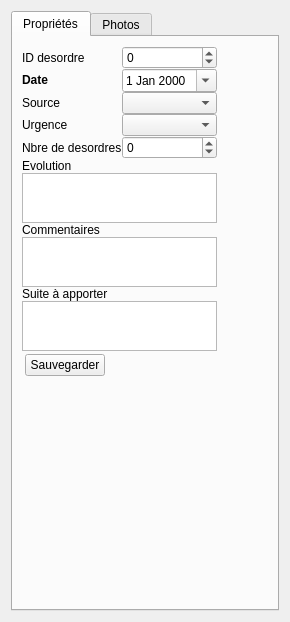
<?xml version="1.0" encoding="UTF-8"?>
<ui version="4.0">
 <class>Form</class>
 <widget class="QWidget" name="Form">
  <property name="geometry">
   <rect>
    <x>0</x>
    <y>0</y>
    <width>290</width>
    <height>622</height>
   </rect>
  </property>
  <property name="windowTitle">
   <string>Form</string>
  </property>
  <layout class="QHBoxLayout" name="horizontalLayout" stretch="0">
   <item>
    <widget class="QTabWidget" name="tabWidget_main">
     <property name="sizePolicy">
      <sizepolicy hsizetype="Preferred" vsizetype="Preferred">
       <horstretch>0</horstretch>
       <verstretch>0</verstretch>
      </sizepolicy>
     </property>
     <property name="currentIndex">
      <number>0</number>
     </property>
     <widget class="QWidget" name="tab_3">
      <attribute name="title">
       <string>Propriétés</string>
      </attribute>
      <layout class="QHBoxLayout" name="horizontalLayout_3" stretch="1,5">
       <property name="spacing">
        <number>9</number>
       </property>
       <property name="margin">
        <number>9</number>
       </property>
       <item>
        <widget class="QFrame" name="frame_3">
         <property name="minimumSize">
          <size>
           <width>0</width>
           <height>50</height>
          </size>
         </property>
         <property name="frameShape">
          <enum>QFrame::NoFrame</enum>
         </property>
         <property name="frameShadow">
          <enum>QFrame::Raised</enum>
         </property>
         <layout class="QGridLayout" name="gridLayout">
          <property name="margin">
           <number>0</number>
          </property>
          <property name="spacing">
           <number>0</number>
          </property>
          <item row="0" column="1">
           <widget class="QSpinBox" name="spinBox_ID">
            <property name="minimum">
             <number>-999999</number>
            </property>
            <property name="maximum">
             <number>999999</number>
            </property>
           </widget>
          </item>
          <item row="0" column="0">
           <widget class="QLabel" name="label">
            <property name="text">
             <string>ID desordre</string>
            </property>
           </widget>
          </item>
          <item row="6" column="0" colspan="2">
           <widget class="QTextBrowser" name="textBrowser_evolution">
            <property name="sizePolicy">
             <sizepolicy hsizetype="Preferred" vsizetype="Preferred">
              <horstretch>0</horstretch>
              <verstretch>0</verstretch>
             </sizepolicy>
            </property>
            <property name="maximumSize">
             <size>
              <width>16777215</width>
              <height>50</height>
             </size>
            </property>
            <property name="baseSize">
             <size>
              <width>0</width>
              <height>0</height>
             </size>
            </property>
            <property name="readOnly">
             <bool>false</bool>
            </property>
           </widget>
          </item>
          <item row="3" column="0">
           <widget class="QLabel" name="label_6">
            <property name="text">
             <string>Urgence</string>
            </property>
           </widget>
          </item>
          <item row="7" column="0">
           <widget class="QLabel" name="label_8">
            <property name="text">
             <string>Commentaires</string>
            </property>
           </widget>
          </item>
          <item row="4" column="1">
           <widget class="QSpinBox" name="spinBox_nombre_des">
            <property name="minimum">
             <number>-1</number>
            </property>
            <property name="maximum">
             <number>999999999</number>
            </property>
           </widget>
          </item>
          <item row="11" column="0" colspan="2">
           <widget class="QFrame" name="frame_6">
            <property name="frameShape">
             <enum>QFrame::NoFrame</enum>
            </property>
            <property name="frameShadow">
             <enum>QFrame::Raised</enum>
            </property>
            <layout class="QHBoxLayout" name="horizontalLayout_5">
             <property name="spacing">
              <number>3</number>
             </property>
             <property name="margin">
              <number>3</number>
             </property>
             <item>
              <widget class="QPushButton" name="pushButton_saveFeature">
               <property name="text">
                <string>Sauvegarder</string>
               </property>
              </widget>
             </item>
             <item>
              <spacer name="horizontalSpacer_4">
               <property name="orientation">
                <enum>Qt::Horizontal</enum>
               </property>
               <property name="sizeHint" stdset="0">
                <size>
                 <width>40</width>
                 <height>20</height>
                </size>
               </property>
              </spacer>
             </item>
            </layout>
           </widget>
          </item>
          <item row="1" column="0">
           <widget class="QLabel" name="label_4">
            <property name="text">
             <string>&lt;html&gt;&lt;head/&gt;&lt;body&gt;&lt;p&gt;&lt;span style=&quot; font-weight:600;&quot;&gt;Date&lt;/span&gt;&lt;/p&gt;&lt;/body&gt;&lt;/html&gt;</string>
            </property>
           </widget>
          </item>
          <item row="9" column="0">
           <widget class="QLabel" name="label_2">
            <property name="text">
             <string>Suite à apporter</string>
            </property>
           </widget>
          </item>
          <item row="3" column="1">
           <widget class="QComboBox" name="comboBox_urgence"/>
          </item>
          <item row="10" column="0" colspan="2">
           <widget class="QTextBrowser" name="textBrowser_suite">
            <property name="maximumSize">
             <size>
              <width>16777215</width>
              <height>50</height>
             </size>
            </property>
            <property name="readOnly">
             <bool>false</bool>
            </property>
           </widget>
          </item>
          <item row="4" column="0">
           <widget class="QLabel" name="label_7">
            <property name="text">
             <string>Nbre de desordres</string>
            </property>
           </widget>
          </item>
          <item row="8" column="0" colspan="2">
           <widget class="QTextBrowser" name="textBrowser_com">
            <property name="sizePolicy">
             <sizepolicy hsizetype="Preferred" vsizetype="Preferred">
              <horstretch>0</horstretch>
              <verstretch>0</verstretch>
             </sizepolicy>
            </property>
            <property name="maximumSize">
             <size>
              <width>16777215</width>
              <height>50</height>
             </size>
            </property>
            <property name="readOnly">
             <bool>false</bool>
            </property>
           </widget>
          </item>
          <item row="1" column="1">
           <widget class="QDateEdit" name="dateEdit_obs">
            <property name="calendarPopup">
             <bool>true</bool>
            </property>
           </widget>
          </item>
          <item row="2" column="0">
           <widget class="QLabel" name="label_5">
            <property name="text">
             <string>Source</string>
            </property>
           </widget>
          </item>
          <item row="5" column="0">
           <widget class="QLabel" name="label_9">
            <property name="text">
             <string>Evolution</string>
            </property>
           </widget>
          </item>
          <item row="2" column="1">
           <widget class="QComboBox" name="comboBox_source"/>
          </item>
          <item row="12" column="0">
           <spacer name="verticalSpacer">
            <property name="orientation">
             <enum>Qt::Vertical</enum>
            </property>
            <property name="sizeHint" stdset="0">
             <size>
              <width>20</width>
              <height>40</height>
             </size>
            </property>
           </spacer>
          </item>
         </layout>
        </widget>
       </item>
       <item>
        <spacer name="horizontalSpacer">
         <property name="orientation">
          <enum>Qt::Horizontal</enum>
         </property>
         <property name="sizeHint" stdset="0">
          <size>
           <width>40</width>
           <height>20</height>
          </size>
         </property>
        </spacer>
       </item>
      </layout>
     </widget>
     <widget class="QWidget" name="tab_4">
      <attribute name="title">
       <string>Photos</string>
      </attribute>
      <layout class="QHBoxLayout" name="horizontalLayout_6" stretch="1,10">
       <property name="spacing">
        <number>3</number>
       </property>
       <property name="margin">
        <number>3</number>
       </property>
       <item>
        <widget class="QFrame" name="frame">
         <property name="sizePolicy">
          <sizepolicy hsizetype="Minimum" vsizetype="Minimum">
           <horstretch>0</horstretch>
           <verstretch>0</verstretch>
          </sizepolicy>
         </property>
         <property name="maximumSize">
          <size>
           <width>60</width>
           <height>16777215</height>
          </size>
         </property>
         <property name="frameShape">
          <enum>QFrame::NoFrame</enum>
         </property>
         <property name="frameShadow">
          <enum>QFrame::Raised</enum>
         </property>
         <layout class="QVBoxLayout" name="verticalLayout">
          <property name="spacing">
           <number>3</number>
          </property>
          <property name="margin">
           <number>3</number>
          </property>
          <item>
           <widget class="QFrame" name="frame_2">
            <property name="frameShape">
             <enum>QFrame::NoFrame</enum>
            </property>
            <property name="frameShadow">
             <enum>QFrame::Raised</enum>
            </property>
            <layout class="QHBoxLayout" name="horizontalLayout_2">
             <property name="spacing">
              <number>3</number>
             </property>
             <property name="margin">
              <number>3</number>
             </property>
             <item>
              <widget class="QPushButton" name="pushButton_add_ph">
               <property name="text">
                <string/>
               </property>
               <property name="icon">
                <iconset resource="../resources.qrc">
                 <normaloff>:/plugins/InspectionDigue/icons/Add_48x48.png</normaloff>:/plugins/InspectionDigue/icons/Add_48x48.png</iconset>
               </property>
              </widget>
             </item>
             <item>
              <widget class="QPushButton" name="pushButton_del_ph">
               <property name="text">
                <string/>
               </property>
               <property name="icon">
                <iconset resource="../resources.qrc">
                 <normaloff>:/plugins/InspectionDigue/icons/Delete_48x48.png</normaloff>:/plugins/InspectionDigue/icons/Delete_48x48.png</iconset>
               </property>
              </widget>
             </item>
            </layout>
           </widget>
          </item>
          <item>
           <widget class="QTreeWidget" name="treeWidget_ph">
            <property name="maximumSize">
             <size>
              <width>16777215</width>
              <height>16777215</height>
             </size>
            </property>
            <property name="rootIsDecorated">
             <bool>false</bool>
            </property>
            <property name="headerHidden">
             <bool>true</bool>
            </property>
            <column>
             <property name="text">
              <string notr="true">1</string>
             </property>
            </column>
           </widget>
          </item>
         </layout>
        </widget>
       </item>
       <item>
        <widget class="QFrame" name="frame_ph">
         <property name="sizePolicy">
          <sizepolicy hsizetype="Preferred" vsizetype="Preferred">
           <horstretch>0</horstretch>
           <verstretch>0</verstretch>
          </sizepolicy>
         </property>
         <property name="frameShape">
          <enum>QFrame::NoFrame</enum>
         </property>
         <property name="frameShadow">
          <enum>QFrame::Raised</enum>
         </property>
         <layout class="QHBoxLayout" name="horizontalLayout_7">
          <property name="spacing">
           <number>0</number>
          </property>
          <property name="margin">
           <number>0</number>
          </property>
         </layout>
        </widget>
       </item>
      </layout>
     </widget>
    </widget>
   </item>
  </layout>
 </widget>
 <resources>
 </resources>
 <connections/>
</ui>
